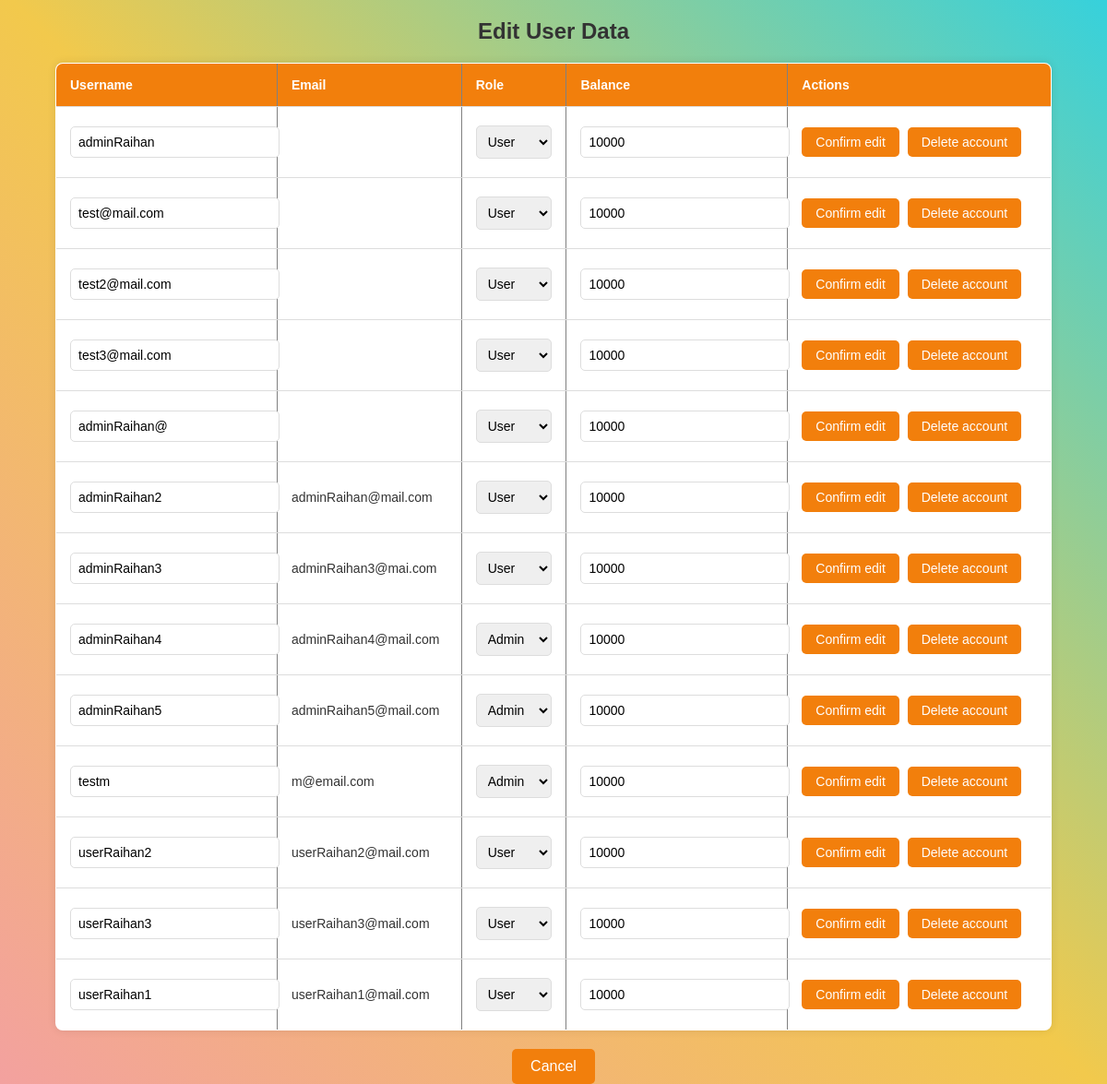
The app's page /editUserData.php (signed in) with its own data.
### tables this page shows
CREATE TABLE `users` (
  `id` int(11) NOT NULL,
  `username` varchar(20) DEFAULT NULL,
  `passwords` varchar(255) DEFAULT NULL,
  `email` varchar(30) NOT NULL,
  `role` enum('admin','user') NOT NULL DEFAULT 'user',
  `balance` int(11) NOT NULL DEFAULT 10000000,
  `picture` varchar(255) DEFAULT NULL,
  `securityQuestion` text DEFAULT NULL,
  `securityAnswer` text DEFAULT NULL,
  `resetToken` varchar(64) DEFAULT NULL,
  `resetTokenExpired` int(11) DEFAULT NULL
);

### editUserData.php (the view, shortened to what this page needs)
<?php
require_once 'db_connection.php';
$stmt = $con->prepare("SELECT * FROM users");
$stmt->execute();
$users = $stmt->fetchAll(PDO::FETCH_ASSOC);
?>
<!DOCTYPE html>
<html lang="en">
<head>
    <link rel="stylesheet" href="editUserDataStyles.css">
</head>
<body>
    <h2>Edit User Data</h2>
    <div class="container">
    <table border="1">
        <thead>
            <tr>
                <th>Username</th>
                <th>Email</th>
                <th>Role</th>
                <th>Balance</th>
                <th>Actions</th>
            </tr>
        </thead>
        <tbody>
            <?php foreach ($users as $user): ?>
            <tr>
                <form method="POST" action="">
                    <td><input type="text" name="username" value="<?php echo htmlspecialchars($user['username']); ?>"></td>
                    <td><?php echo htmlspecialchars($user['email']); ?></td>
                    <td>
                        <select name="role">
                            <option value="user" <?php echo $user['role'] === 'user' ? 'selected' : ''; ?>>User</option>
                            <option value="admin" <?php echo $user['role'] === 'admin' ? 'selected' : ''; ?>>Admin</option>
                        </select>
                    </td>
                    <td><input type="number" name="balance" value="<?php echo htmlspecialchars($user['balance']); ?>"></td>
                    <td>
                        <button type="submit" name="editUser">Confirm edit</button>
                        <button type="submit" name="deleteUser" onclick="return confirm('Are you sure you want to delete this user?')">Delete account</button>
                    </td>
                </form>
            </tr>
            <?php endforeach; ?>
        </tbody>
    </table>
    </div>
    <div class="backButtonContainer">
        <a href="profile.php" class="backButton">Cancel</a>
    </div>
</body>
</html>

### editUserDataStyles.css (style rules this page uses)
body { display: flex; flex-direction: column; align-items: center; justify-content: center; min-height: 100vh; margin: 0; background: linear-gradient(45deg, #f3a19f, #f2c94c, #36d1dc); font-family: 'Poppins', sans-serif; }
h2 { color: #333; margin-bottom: 20px; text-align: center; }
.container { width: 90%; max-width: 1200px; }
table { width: 100%; border-collapse: collapse; margin: 0 auto; background-color: #ffffff; box-shadow: 0px 0px 10px rgba(0, 0, 0, 0.1); border-radius: 8px; overflow: hidden; }
th, td { padding: 15px; text-align: left; font-size: 14px; border-bottom: 1px solid #ddd; }
th { background-color: #f27f0c; color: white; }
td { color: #333; }
input[type="text"], input[type="number"], select { width: 100%; padding: 8px; margin: 5px 0; border: 1px solid #ddd; border-radius: 5px; font-size: 14px; }
button[type="submit"] { padding: 8px 15px; background-color: #f27f0c; border: none; border-radius: 5px; color: white; font-size: 14px; cursor: pointer; margin-right: 5px; }
.backButtonContainer { margin-top: 20px; }
.backButton { padding: 10px 20px; background-color: #f27f0c; color: white; text-decoration: none; border-radius: 5px; font-size: 16px; display: inline-block; }

### records on screen
users: username "adminRaihan", role "User", balance "10000"
users: username "test@mail.com", role "User", balance "10000"
users: username "test2@mail.com", role "User", balance "10000"
users: username "test3@mail.com", role "User", balance "10000"
users: username "adminRaihan@", role "User", balance "10000"
users: username "adminRaihan2", email "adminRaihan@mail.com", role "User", balance "10000"
users: username "adminRaihan3", email "adminRaihan3@mai.com", role "User", balance "10000"
users: username "adminRaihan4", email "adminRaihan4@mail.com", role "Admin", balance "10000"
users: username "adminRaihan5", email "adminRaihan5@mail.com", role "Admin", balance "10000"
users: username "testm", email "m@email.com", role "Admin", balance "10000"
users: username "userRaihan2", email "userRaihan2@mail.com", role "User", balance "10000"
users: username "userRaihan3", email "userRaihan3@mail.com", role "User", balance "10000"
users: username "userRaihan1", email "userRaihan1@mail.com", role "User", balance "10000"
